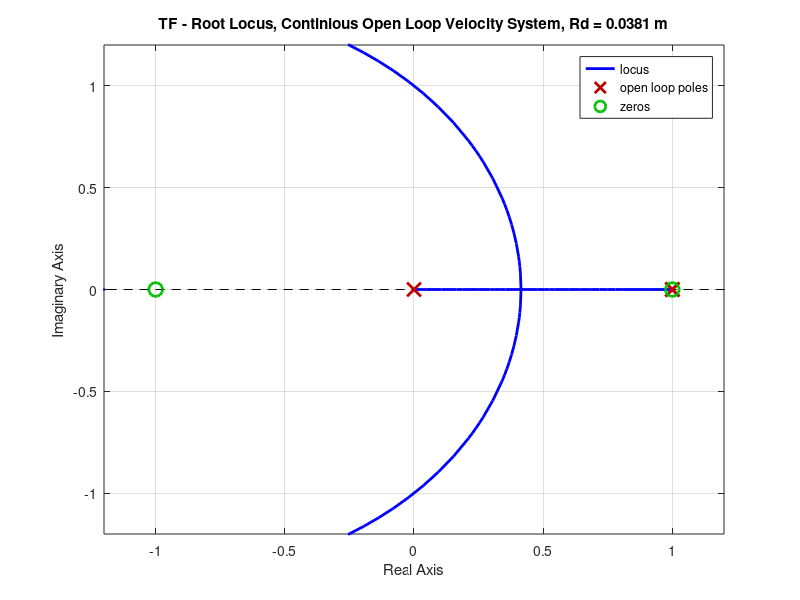

This figure's MATLAB source: (Note: this script raises an error after producing the figure.)
clear all; close all
echo  on
% This M-File simulates a StateFeedback Torque Mode Model for a Pittman 
% Model 9273S001 11.5 Oz-In / 0.081 N-m DC Brush Motor
% DC Brush motor & Inertia Disk
% For:   Professor Neil Duffie - M.E. Dept.
% Written by Erick L. Oberstar
% oberstar@engr.wisc.edu
%
% Spring 2003

% Create a simple transfer function model for the Maxom motor system with various inertial wheels.

format long

% Physics Constants
rho_Al = 2.702 * 1000   % Density of aluminum g/cm^3 * 1kg/1000g * 1.0e6cm^3*1m^3 = (kg/m^3)

% Servo Amplifier Parameters
%Ka = 4                  % Voltage Gain set by potentiometer on servo amplifier brick V/V
% Ka = 0.08346             % Current gain set by pot on servo amp brick Amps/Volt
% Ka = 0.16482            % Current gain set by pot on servo amp brick Amps/Volt
% Ka = 1.0338            % Current gain set by pot on servo amp brick Amps/Volt
% Ka = 1.2407            % Current gain set by pot on servo amp brick Amps/Volt
Ka = 1.331736            % Current gain set by pot on servo amp brick Amps/Volt

% Pittman Model 9273S001 11.5 Oz-In / 0.081 N-m DC Brush Motor
% Motor Parameters

Kt = 42.4 / 1000        % Motor Torque Constant mNm/A / 1000 = Nm/A
Kb = 42.4 / 1000        % Motor Back EMF (Speed) Constant volts/(radian/sec)
Ja = 7.06 * 1.0e-6      % Motor Armature Intertia (g*cm^2) *(1m^2/10000cm^2)*(1kg/1000g) = kg-m^2
% b = 1.8e-005            % Motors Viscous damping Coefficient (kg-m2/sec)
b = 0                   % Motors Viscous damping Coefficient (kg-m2/sec)
Ra = 2.82               % Motor Armature Resistance (Terminal Resistance) (Ohms)
La = 1.97 / 1000        % Motor Armature Inductance (Terminal Inductance) mH / 1000 = H (Henrys)


% Load Parameters
rho = rho_Al            % Density of load disk (Aluminum)(kg/m^3)
h = 0.25 * 2.54/100     % Thickness of Load Disk (in * 2.54cm/in * 1m/100cm )= m
rd = (3.0/2) * 2.54/100 % 3" Radius of Load Disk (in * 2.54cm/1in * 1m/100cm )= m
% rd = (2.5/2) * 2.54/100 % 2.5" Radius of Load Disk (in * 2.54cm/1in * 1m/100cm )= m
% rd = (2.0/2) * 2.54/100 % 2" Radius of Load Disk (in * 2.54cm/1in * 1m/100cm )= m
% rd = 0                 % No disk
Jl = (rho*pi*h*rd^4)/2  % Load Inertia (1/2 Mass*radius^2) (kg/m^3*m*m^4 = kg-m^2)

% System Parameters
Jt = Ja + Jl            % System Inertia - Assume a simple rigidly coupled motor & 
                        % load (no shaft dynamics)
CPR = 2000              % Counts Per Armature Revolution Quadrature Decoded  
K_enc = CPR/(2*pi)      % Encoder Gain Counts/Radian
DA_SPN = 10             % Voltage Span of D/A Converter
DA_RES = 8              % Bits of DAC Resolution
K_da = DA_SPN/(2^DA_RES)% D/A converter gain

%Controller Parameters
% Kp = .02              % PID continious time Proportional Gain 
% Ki = 0                  % PID continious time Integral Gain
% Kd = .001                  % PID continious time Differential Gain
stepsize = 500           % # of Counts for Step

SR = 250                % Sampling rate for Discrete system (Hz)
Ts = 1/SR               % Sampling period for Discrete system (Sec)

steptime = 1           % Seconds to calculate Step reponse over
numpts = steptime/Ts    % Calculate number of points for the length of time the step response is over


% Other Parameters
i = 0;                  % Figure counter initialization

% The Transfer function (output position) / (input current)
% Since D/A converter, motor amp & encoder are treated as gain factors they
% can just be included in the continious tf model.
% already discrete nums = K_da*Ka*Kt*Ts^2*K_enc*[0 1 1 ]
% alreayd discrete dens = 2*Jt*[1 -2 1]
numps = K_da*Ka*Kt*K_enc*[0 0 1]
denps = Jt*[1 0 0]
% numvs = numps(:,2:3)
% denvs = denps(:,1:2)
% Units on transfer function are Radians/Amp

OL_p_s = tf(numps,denps)
% OL_v_s = tf(numvs,denvs)
Poles=pole(OL_p_s)
[z p k] = tf2zp(numps,denps)
OL_p_s_zpk = zpk(z,p,k)

% Calculate Discrete Model
OL_p_z = c2d(OL_p_s,Ts)
OL_p_z.variable = 'z^-1'
% OL_v_z = c2d(OL_v_s,Ts)
% OL_v_z.variable = 'z^-1'

% Calculate the systems root locus
% with the systhesized velocity feedback
numvfz = [1 -1]
% denvfz = [Ts 0]
denvfz = [1 0]
Vf_z = tf(numvfz,denvfz,Ts,'Variable','z^-1')
% Vf_z.variable = 'z^-1'

OL_v_z = series(OL_p_z, Vf_z)

% Part 4
i=i+1;
figure(i)
zgrid on
axis equal
rlocus(OL_v_z);
axis([-1.2 1.2 -1.2 1.2])
titlestring = ['TF - Root Locus, Continious Open Loop Velocity System, Rd = ',num2str(rd),' m'];
title(titlestring);
% sgrid(.7,0)
% sigrid(10)
pause
[Kv,polesv]=rlocfind(OL_v_z)

CL_v_z = feedback(OL_p_z, Kv*Vf_z)
i=i+1;
figure(i)
zgrid on
pzmap(CL_v_z)

[Wn,Z] = damp(CL_v_z)
% [numz,denz] = tfdata(CL_v_z,'v')
% residuez(numz,denz)
tau = max(1/(Z.*Wn))     % Dominant Time Constant
taup_cl = 5*tau     % Desired Closed loop proportional position control time constant.
W_cl = 1/taup_cl

% dt_z = minreal(series(CL_v_z,Kv*Vf_z))      % dt_z = delta_theta_z synthesized velocity transfer function
dt_z = minreal(feedback(CL_v_z*Vf_z,Kv))      % dt_z = delta_theta_z synthesized velocity transfer function
i=i+1;
figure(i)
step(dt_z)
grid on

% Part 5
[num_dt_z,den_dt_z] = tfdata(dt_z, 'v')
ZeroS = roots(num_dt_z)
PoleS = pole(dt_z)
i=i+1;
figure(i)
pzmap(dt_z)
grid on
K_Vel = sum(num_dt_z)/sum(den_dt_z)     %Units of Vel gain in Counts_Position/bit-second

% Part 6
M_ss = 2.5/((1+Kv)*K_da)
M_max = 5.0/K_da

% Part 7
% Now close a proportional position loop around the velocity loop
% find value of root to pick with rlocus
r=exp(-Ts/taup_cl)
i=i+1;
figure(i)
zgrid on
axis equal
rlocus(CL_v_z);
axis([-1.1 1.1 -1.1 1.1])
titlestring = ['Part 7 - Root Locus, Continious Closed Loop Velocity System, Rd = ',num2str(rd),' m'];
title(titlestring);

pause
[Kp,polesp]=rlocfind(CL_v_z)

CL_pv_z = feedback(Kp*CL_v_z,1)
i=i+1;
figure(i)
step(stepsize*CL_pv_z) % Step stepsize counts
grid on

i=i+1;
figure(i)
zgrid on
pzmap(CL_pv_z)
